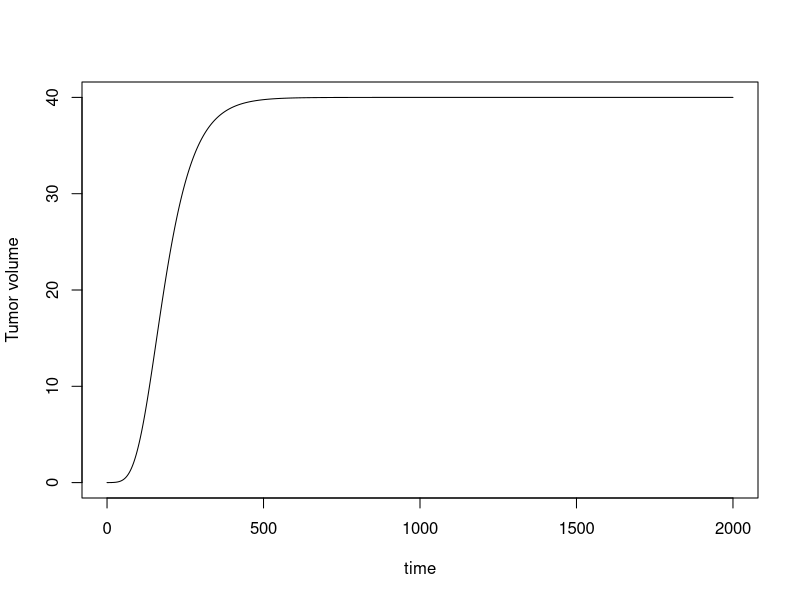

This figure's R source:
# Modeling Cancer


library(deSolve)

# define the ODE 
Gompertz <- function(Time, State, Pars) {
  with(as.list(c(State, Pars)), {
    
    dN  <- r*N*log(K/N)
    
    return(list(c(dN)))
  })
}

pars  <- c(r=0.015, K=40 )   # parameters   
yini  <- c(N=0.001) # initial values
times <- seq(0, 2000, by = 1) # time in days

# call the ODE solver
out   <- as.data.frame(ode(yini, times, Gompertz, pars))

plot(out, type="l", ylab="Tumor volume")
